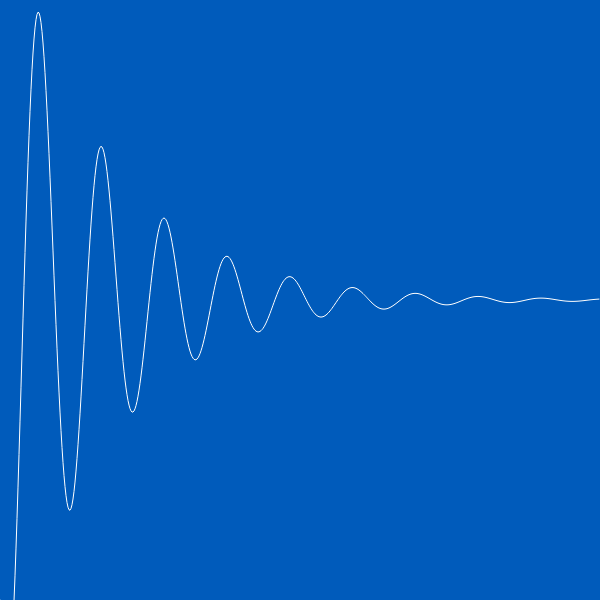
Frame 1 (no input)
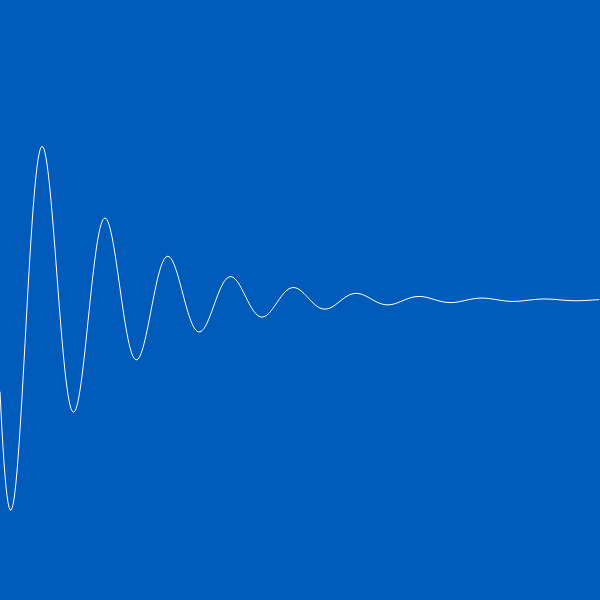
Frame 60 (no input)
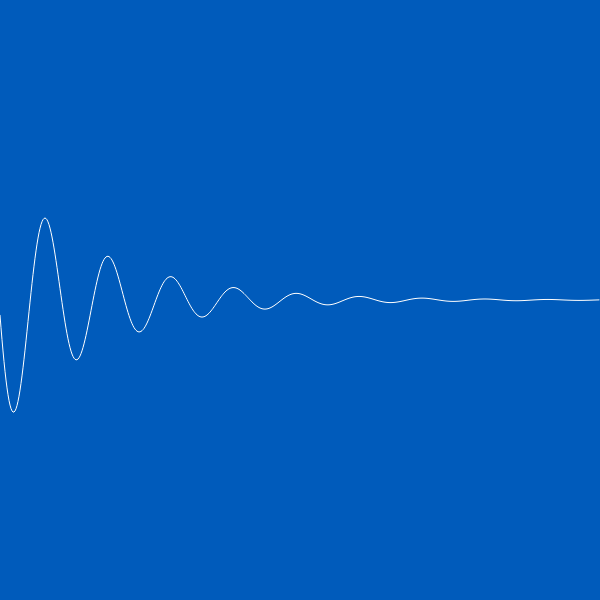
Frame 120 (the mouse pressed at the canvas centre since frame 60)

The p5.js sketch that drew these frames (run headless with seeded random() and noise() and a simulated clock; from frame 60 on, the mouse is pressed at the canvas centre):

// p5.js sketch
// ── sketch.js
var func 

function setup() {
  createCanvas(600, 600);
  func = new Functions()
}

function draw() {
  background(0, 91, 187);
  func.display(func.freeDampedMotion)
}
// ── functions.js
class Functions{
  
  constructor(){
    
    this.start = 0
    this.increment = 0.01
  }
  
  display(funct){
    beginShape()
    var xOff = this.start
    for (var x = 0; x < width; x++){
      stroke(255)
      noFill()
      var y = height/2 + funct(xOff) * height/2
      vertex(x, y)
      xOff += this.increment
    }
    endShape()
    this.start += this.increment
  }
  
  freeUndampedMotion(t){
    var A = .1
    var B = .1
    var w = 10
    return ( A*cos(w*t) + B*sin(w*t) )
  }
  
  freeDampedMotion(t){
    var A = 1
    var B = 1
    var w = 10
    var e = (2.71828)**(-t)
    return ( A*e*cos(w*t) + B*e*sin(w*t) )
    
  }
  
  
}
